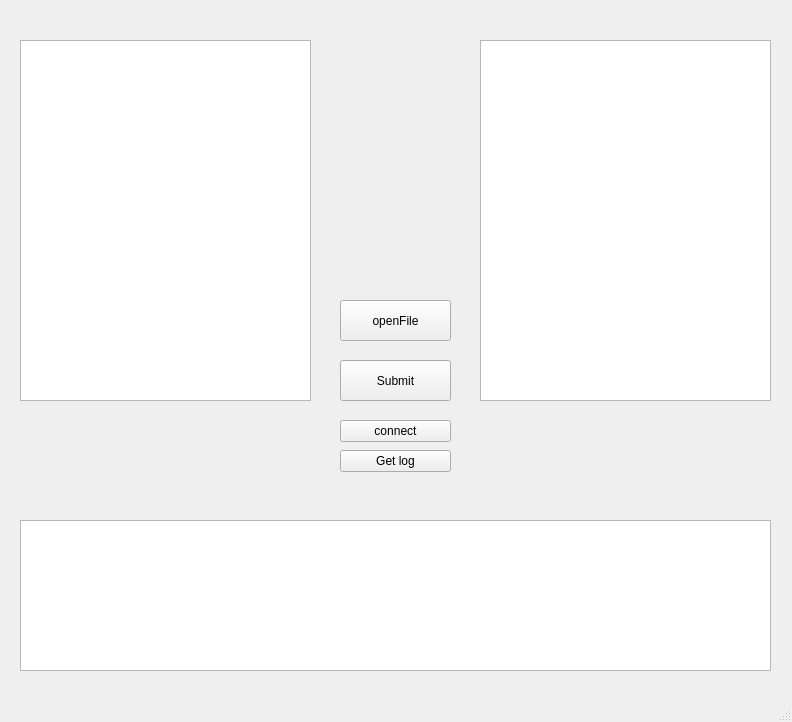
<?xml version="1.0" encoding="UTF-8"?>
<ui version="4.0">
 <class>MainWindow</class>
 <widget class="QMainWindow" name="MainWindow">
  <property name="geometry">
   <rect>
    <x>0</x>
    <y>0</y>
    <width>792</width>
    <height>722</height>
   </rect>
  </property>
  <property name="windowTitle">
   <string>MainWindow</string>
  </property>
  <widget class="QWidget" name="centralwidget">
   <widget class="QPushButton" name="pushButton">
    <property name="geometry">
     <rect>
      <x>340</x>
      <y>360</y>
      <width>111</width>
      <height>41</height>
     </rect>
    </property>
    <property name="styleSheet">
     <string notr="true"/>
    </property>
    <property name="text">
     <string>Submit</string>
    </property>
   </widget>
   <widget class="QPushButton" name="pushButton_2">
    <property name="geometry">
     <rect>
      <x>340</x>
      <y>300</y>
      <width>111</width>
      <height>41</height>
     </rect>
    </property>
    <property name="text">
     <string>openFile</string>
    </property>
   </widget>
   <widget class="QLabel" name="label">
    <property name="geometry">
     <rect>
      <x>20</x>
      <y>480</y>
      <width>751</width>
      <height>31</height>
     </rect>
    </property>
    <property name="text">
     <string/>
    </property>
   </widget>
   <widget class="QTextBrowser" name="textBrowser">
    <property name="geometry">
     <rect>
      <x>20</x>
      <y>40</y>
      <width>291</width>
      <height>361</height>
     </rect>
    </property>
   </widget>
   <widget class="QTextBrowser" name="textBrowser_2">
    <property name="geometry">
     <rect>
      <x>480</x>
      <y>40</y>
      <width>291</width>
      <height>361</height>
     </rect>
    </property>
   </widget>
   <widget class="QPushButton" name="pushButton_3">
    <property name="geometry">
     <rect>
      <x>340</x>
      <y>420</y>
      <width>111</width>
      <height>22</height>
     </rect>
    </property>
    <property name="text">
     <string>connect</string>
    </property>
   </widget>
   <widget class="QPushButton" name="pushButton_4">
    <property name="geometry">
     <rect>
      <x>340</x>
      <y>450</y>
      <width>111</width>
      <height>22</height>
     </rect>
    </property>
    <property name="text">
     <string>Get log</string>
    </property>
   </widget>
   <widget class="QTextBrowser" name="textBrowser_3">
    <property name="geometry">
     <rect>
      <x>20</x>
      <y>520</y>
      <width>751</width>
      <height>151</height>
     </rect>
    </property>
   </widget>
  </widget>
  <widget class="QMenuBar" name="menubar">
   <property name="geometry">
    <rect>
     <x>0</x>
     <y>0</y>
     <width>792</width>
     <height>21</height>
    </rect>
   </property>
  </widget>
  <widget class="QStatusBar" name="statusbar"/>
 </widget>
 <resources/>
 <connections/>
</ui>
